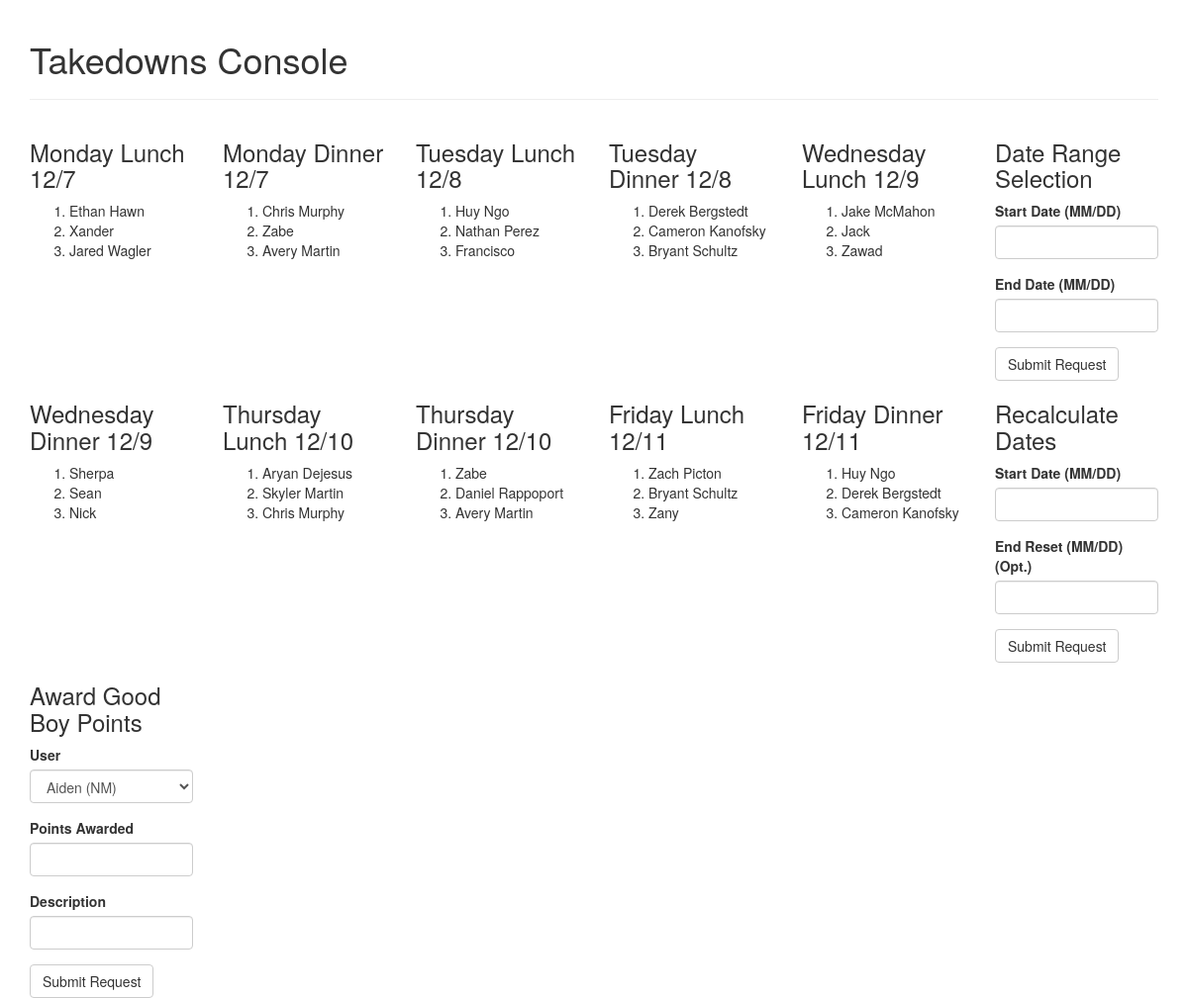
/tdconsole, run on the app's committed database.
### tables this page shows
CREATE TABLE users (
            uid INTEGER PRIMARY KEY AUTOINCREMENT,
            pname TEXT,
            email TEXT UNIQUE,
            newMember INTEGER
        );

### app/routes.py (the view, shortened to what this page needs)
@app.route("/", methods=['POST', 'GET'])
@app.route("/tdconsole", methods=['POST', 'GET'])
def tdconsole():
    dateInput = DateInput()
    solveDates = SolveDateForm()
    gbpf = GoodBoyPointForm()
    utdsf = UpdateTakedownsSheet()
    dio = DefaultInstacartOrderForm()
    ordersheet = SaveInstacartOrderSheet()
    message = None
    if utdsf.submit.data and utdsf.password.data and utdsf.password.data == "hunter2" and utdsf.validate_on_submit():
        algoSesh.updateTakedowns()
    if "startDate" in request.cookies:
        startDate = request.cookies.get("startDate")
        endDate = request.cookies.get("endDate")
        startDatetime = datetime.datetime.strptime(startDate, "%m/%d/%Y")
        endDatetime = datetime.datetime.strptime(
            endDate, "%m/%d/%Y") + datetime.timedelta(days=1)
        data = algoSesh.getAssignments(startDatetime, endDatetime)
        return render_template("tdconsole.html", utdsf=utdsf, ordersheet=ordersheet, dio=dio, gbpf=gbpf, message=message, dataRows=data, dateInput=dateInput, clearDate=solveDates)
    else:
        startDatetime = datetime.datetime.now() - datetime.timedelta(days=(datetime.datetime.now().weekday()))
        endDatetime = startDatetime + datetime.timedelta(days=40)
        data = algoSesh.getAssignments(startDatetime, endDatetime)
        return render_template("tdconsole.html", utdsf=utdsf, ordersheet=ordersheet, dio=dio, gbpf=gbpf, message=message, dataRows=data, dateInput=dateInput, clearDate=solveDates)

### app/forms.py
class DateInput(FlaskForm):
    startDate = StringField(
        "Start Date (MM/DD)", validators=[DataRequired(), Regexp(r"^[0-9]{2}/[0-9]{2}$")])
    endDate = StringField(
        "End Date (MM/DD)", validators=[DataRequired(), Regexp(r"^[0-9]{2}/[0-9]{2}$")])
    submit = SubmitField("Submit Request")

class SolveDateForm(FlaskForm):
    resetDate = StringField(
        "Start Date (MM/DD)", validators=[DataRequired(), Regexp(r"^[0-9]{2}/[0-9]{2}$")])
    endResetDate = StringField(
        "End Reset (MM/DD) (Opt.)", validators=[Regexp(r"^[0-9]{2}/[0-9]{2}$")])
    submit = SubmitField("Submit Request")

### app/db/__init__.py (called while the page is built)
    def createCursor(self):
        self.conn = sqlite3.connect("./app/db/takedowns.db")
        return self.conn.cursor()

    def getDates(self, startDate, endDate):  # Working
        c = self.createCursor()
        ret = [x for x in c.execute("SELECT dateId, tid FROM schedule WHERE date BETWEEN ? AND ?", (startDate, endDate))]
        c.close()
        return ret

    def getIsoDate(self, dateId):
        c = self.createCursor()
        c.execute("SELECT date FROM schedule WHERE dateId = ?", (dateId,))
        ret = c.fetchone()[0]
        c.close()
        return ret

    def getPname(self, uid):
        c = self.createCursor()
        c.execute("SELECT pname FROM users WHERE uid = ?", (uid,))
        uid = c.fetchone()[0]
        c.close()
        return uid

    def getAssignments(self, dateId):
        c = self.createCursor()
        try:
            ret = c.execute("SELECT uid FROM assignments WHERE dateId = ?",(dateId,))
            users = []
            for user in ret:
                users.append(user[0])
            c.close()
            if users:
                return users
            else:
                return []
        except Exception:  # If there's no rows returned
            c.close()
            return None

### app/templates/tdconsole.html (shortened to what this page needs)
{% extends "base.html" %}
{% import "bootstrap/wtf.html" as wtf %}
{% block app_content %}
<div class="container">
  <br>
  <h1>Takedowns Console</h1>
  <hr>
  {% for row in dataRows %}
  <div class="row">
    {% for day in row %}
    <div class="col-md-2">
      <h3>{{ day[0] }}</h3>
      <ol>
        {% for as in day[1] %}
        <li>{{ as }}</li>
        {% endfor %}
      </ol>
    </div>
    {% endfor %}
    {% if row == dataRows[0] %}
    <div class="col-md-2">
      <h3>Date Range Selection</h3>
      {{ wtf.quick_form(dateInput) }}
    </div>
    {% endif %}
    {% if row == dataRows[1] %}
    <div class="col-md-2">
      <h3>Recalculate Dates</h3>
      {{ wtf.quick_form(clearDate) }}
    </div>
    {% endif %}
    {% if row == dataRows[2] %}
    <div class="col-md-2">
      <h3>Award Good Boy Points</h3>
      {{ wtf.quick_form(gbpf) }}
    </div>
    {% endif %}
  </div>
  {% endfor %}
</div>
{% endblock %}

### app/templates/base.html (shortened to what this page needs)
{% extends 'bootstrap/base.html' %}
{% block head %}
{{super()}}
{% endblock %}
{% block content %}
{% block app_content %}{% endblock %}
{% endblock %}

### data on the page
users: pname "Ethan Hawn"
users: pname "Xander"
users: pname "Jared Wagler"
users: pname "Chris Murphy"
users: pname "Zabe"
users: pname "Avery Martin"
users: pname "Huy Ngo"
users: pname "Nathan Perez"
users: pname "Francisco"
users: pname "Derek Bergstedt"
users: pname "Cameron Kanofsky"
users: pname "Bryant Schultz"
users: pname "Jake McMahon"
users: pname "Jack"
users: pname "Zawad"
users: pname "Sherpa"
users: pname "Sean"
users: pname "Nick"
users: pname "Aryan Dejesus"
users: pname "Skyler Martin"
users: pname "Daniel Rappoport"
users: pname "Zach Picton"
users: pname "Zany"

### other printed values
{{ day[0] }} "Monday Lunch 12/7" "Monday Dinner 12/7" "Tuesday Lunch 12/8" "Tuesday Dinner 12/8" "Wednesday Lunch 12/9" "Wednesday Dinner 12/9" "Thursday Lunch 12/10" "Thursday Dinner 12/10" "Friday Lunch 12/11" "Friday Dinner 12/11"
